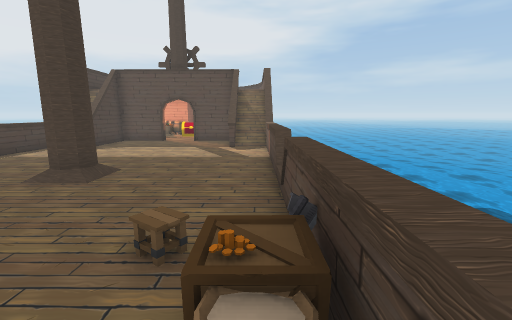
[1] (above)

12 first-person views from a walk through a scene from a Unity 3-D project. The camera is 1.5 m above the floor, tilts 10° down and sees 90° across. The floor is counted in squares, 1 m on a side. Each view is taken from the middle of a square. On the plan, view 1 faces up. The plan holds only what a view shows up to about 13 squares ahead; the rest is blank. The place goes on beyond the plan. The player character is not drawn. Some surface patterns are stand-ins.

[2]
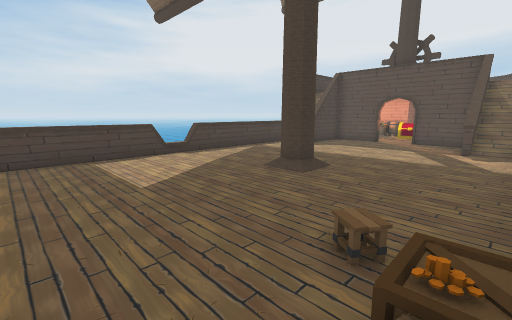

[3]
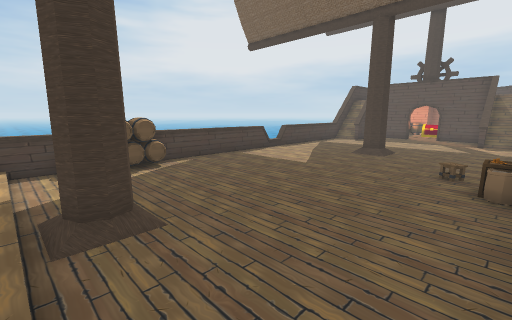

[4]
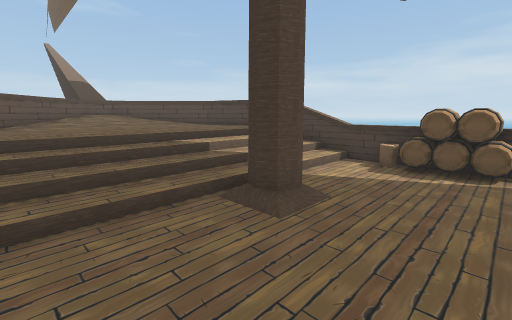

[5]
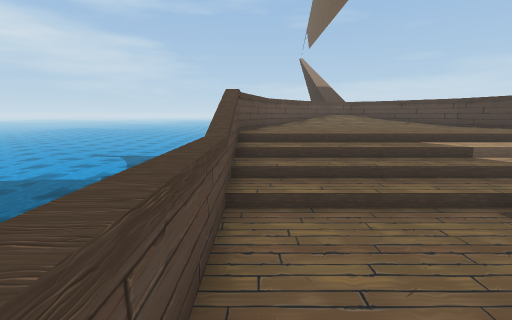

[6]
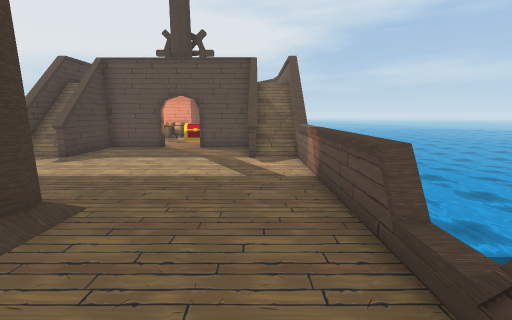

[7]
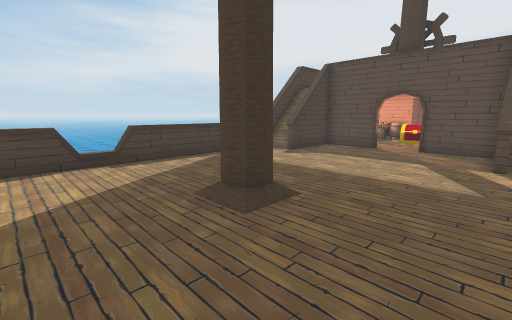

[8]
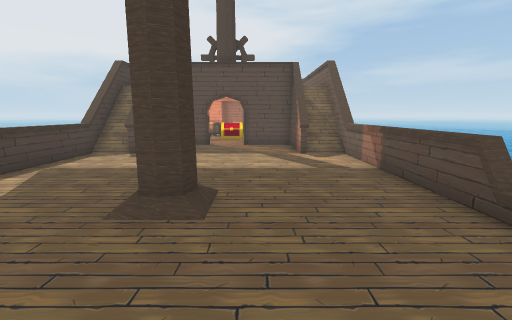

[9]
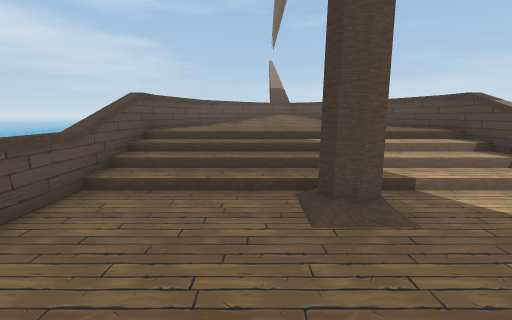

[10]
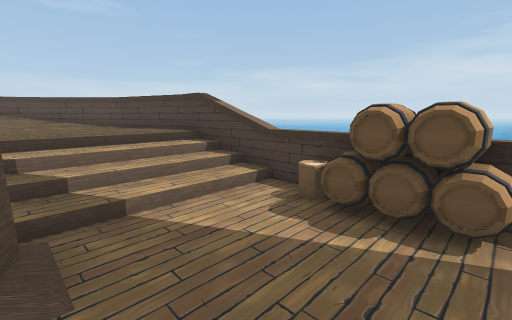

[11]
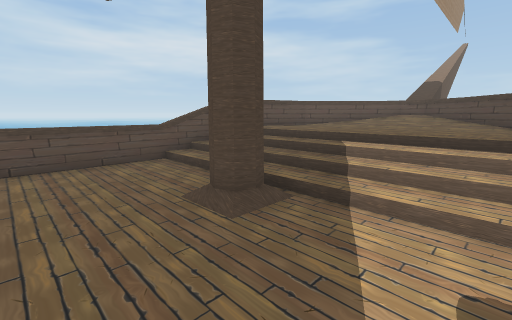

[12]
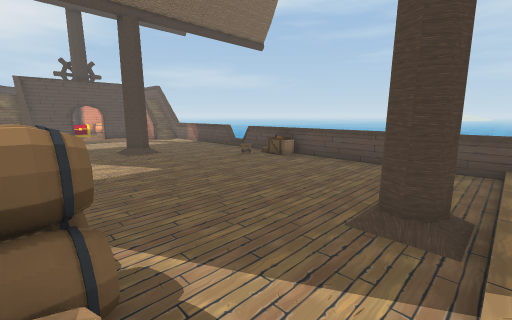

### Floor plan
Key: @ floor where view 1 was taken; # wall or solid block; . main floor; : floor 1 m higher than the main floor; + floor 1.25 m higher than the main floor; / step, stairs or slope; = window, fence, low wall or low ledge; ≈ water the walk keeps out of; ^ raised ledge; B bag; A barrel; O other object.
Columns run from 10 left of view 1 to 1 right of it. Each row starts with its distance up from view 1.
 18      OO
 17 =    .
 16 =    ..    =
 15 =/=##..#==/=
 14 =/=......=/=
 13 =/=......=/=
 12 =/#......#/=
 11 =..........=
 10 =..........=
  9 =..........=
  8 =..........=
  7 =....//....=
  6 =..../#....=
  5 #..........#
  4 =..........=
  3 =..........=
  2 =.........O#
  1 =.........B#
  0 =.........@=
 -1 =..........=
 -2 #A.........=
 -3 #A.........=
 -4 #A.........=
 -5 #B...//....=
 -6 =//////////=
 -7 =//////////=
 -8 =//////////=
 -9 =//////////=
-10 ≈::::::::::
-11  =::::::::=
-12  =::::::::=
-13  ##::::::##
-14   ##+//+##
-15    #=++=#
-16     =^^=
-17      ^^

Where each view was taken, in squares from view 1:
view 1: 0 up, 0 right, facing up
view 2: 0 up, 0 right, facing up-left
view 3: 6 down, 0 right, facing up-left
view 4: 2 down, 1 left, facing down-left
view 5: 2 down, 0 right, facing down
view 6: 3 up, 1 left, facing up
view 7: 3 up, 1 left, facing up-left
view 8: 2 up, 3 left, facing up
view 9: 1 down, 3 left, facing down
view 10: 2 down, 5 left, facing down-left
view 11: 2 down, 8 left, facing down-right
view 12: 6 down, 9 left, facing up-right
